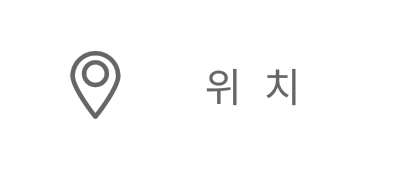
#> input picture images/quick_menu_location.png, 400 x 170 px, found by its file name
$ python generate_utility_images.py
#> lines starting #> are read from the running program, lines starting #| are printed output that depends on the picture
from PIL import Image, ImageOps, ImageDraw
import os

# Source Directory (Originals)
IMG_DIR = r"c:\Users\dongw\OneDrive\바탕 화면\홈피만들기\홈피6\images"
# Output Directory
OUT_DIR = IMG_DIR

# Mapping: Source -> Destination
TASKS = [
    ("quick_menu_location.png", "btn_location_hover.png"),
    ("quick_menu_blog.png", "btn_blog_hover.png"),
    ("quick_menu_phone.png", "btn_phone_hover.png")
]

# Colors
BLUE = (0, 68, 204) # #0044cc
WHITE = (255, 255, 255)
BLACK = (0, 0, 0)

def process_image(src_name, dest_name):
#> called with src_name = 'quick_menu_location.png', dest_name = 'btn_location_hover.png'
    src_path = os.path.join(IMG_DIR, src_name)
    dest_path = os.path.join(OUT_DIR, dest_name)

    if not os.path.exists(src_path):
        print(f"Skipping {src_name}: Not found.")
        return

    try:
        img = Image.open(src_path).convert("RGBA")
#> img is the input picture: PIL image 400x170 RGBA; mean R, G, B, A 2.9, 2.9, 2.9, 6.5

        # 1. Handle Transparency: Composite over White or detect bg
        # But wait, we want to know the *content* shape.
        # If transparent, background is effectively "None".
        # Let's verify average corner brightness to decide if we invert.

        # Get flattened data to check "background" color (corners)
        corners = [
            img.getpixel((0, 0)),
            img.getpixel((img.width-1, 0)),
            img.getpixel((0, img.height-1)),
            img.getpixel((img.width-1, img.height-1))
        ]
#> corners = [(0, 0, 0, 0), (0, 0, 0, 0), (0, 0, 0, 0), (0, 0, 0, 0)]

        # Calculate brightness of corners (ignoring alpha for now, assuming composed on white)
        # Or better, just composition on white first.
        bg_check_img = Image.new("RGB", img.size, WHITE)
#> bg_check_img: PIL image 400x170 RGB; every value is 255
        bg_check_img.paste(img, mask=img.split()[3]) # Use alpha channel as mask

        # Now check corners of flattened image
        corner_brightness = []
        for xy in [(0,0), (img.width-1, 0), (0, img.height-1), (img.width-1, img.height-1)]:
            r, g, b = bg_check_img.getpixel(xy)
            corner_brightness.append((r+g+b)/3)
#> after the loop, corner_brightness = [255, 255, 255, 255]

        avg_bg_brightness = sum(corner_brightness) / 4
#> avg_bg_brightness = 255
        print(f"{src_name}: Avg BG Brightness = {avg_bg_brightness}")
#| quick_menu_location.png: Avg BG Brightness = 255.0

        # If BG is darker/colored (e.g. < 240), we assume "Colored BG, White Text".
        # We want "White BG, Blue Text". So we keep the "White Text" shape as the "Blue Content".
        # If BG is Light (e.g. > 240), we assume "White BG, Dark Text".
        # We want "White BG, Blue Text". So we keep the "Dark Text" shape as "Blue Content".

        gray = bg_check_img.convert("L")

        if avg_bg_brightness < 200:
            # Colored/Dark BG. Content is likely Lighter.
            # We want Content (Light pixels) to become Blue. Background (Dark pixels) to become White.
            # colorize(black=..., white=...) maps 0->black_arg, 255->white_arg.
            # Here:
            # Dark (Bg) -> White (Target Bg)
            # Light (Content) -> Blue (Target Content)

            # So: map 0 (Dark) -> WHITE
            # map 255 (Light) -> BLUE
            res = ImageOps.colorize(gray, black=WHITE, white=BLUE)

        else:
            # Light/White BG. Content is Darker.
            # We want Content (Dark) to become Blue. Background (Light) to become White.

            # So: map 0 (Dark) -> BLUE
            # map 255 (Light) -> WHITE
            res = ImageOps.colorize(gray, black=BLUE, white=WHITE)
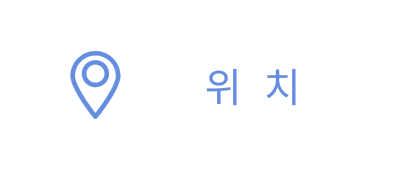
#> res: PIL image 400x170 RGB; mean R, G, B 251, 252.1, 254.2

        # 2. Add Black Border (REMOVED per user request)
        # draw = ImageDraw.Draw(res)
        # border_width = 4
        # Draw rectangle stroke. w-1 because 0-indexed.
        # draw.rectangle([(0,0), (res.width-1, res.height-1)], outline=BLACK, width=border_width)

        res.save(dest_path)
        print(f"Generated: {dest_path}")

    except Exception as e:
        print(f"Error processing {src_name}: {e}")

if __name__ == "__main__":
    for s, d in TASKS:
        process_image(s, d)
#> pass 2 of the loop `for s, d in TASKS:`:
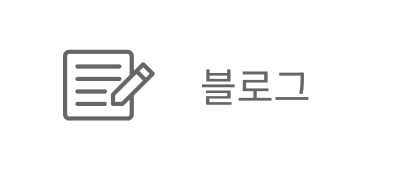
#> input picture images/quick_menu_blog.png, 400 x 170 px, found by its file name
#> in process_image, img is the input picture: PIL image 400x170 RGBA; mean R, G, B, A 5.4, 5.4, 5.4, 11.8
#| quick_menu_blog.png: Avg BG Brightness = 255.0
#> in process_image (call 2), `res = ImageOps.colorize(gray, black=BLUE, white=WHITE)`:
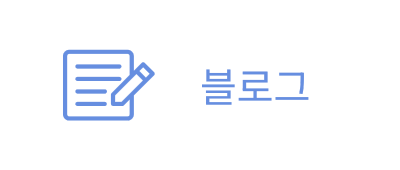
#> res: PIL image 400x170 RGB; mean R, G, B 247.8, 249.6, 253.5
#> pass 3 of the loop `for s, d in TASKS:`:
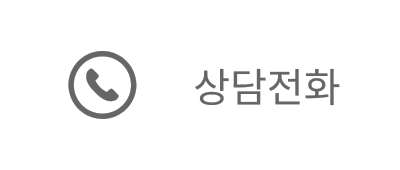
#> input picture images/quick_menu_phone.png, 400 x 170 px, found by its file name
#> in process_image, img is the input picture: PIL image 400x170 RGBA; mean R, G, B, A 5, 5, 5, 11
#| quick_menu_phone.png: Avg BG Brightness = 255.0
#> in process_image (call 3), `res = ImageOps.colorize(gray, black=BLUE, white=WHITE)`:
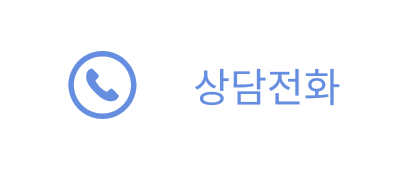
#> res: PIL image 400x170 RGB; mean R, G, B 248.3, 250, 253.6
